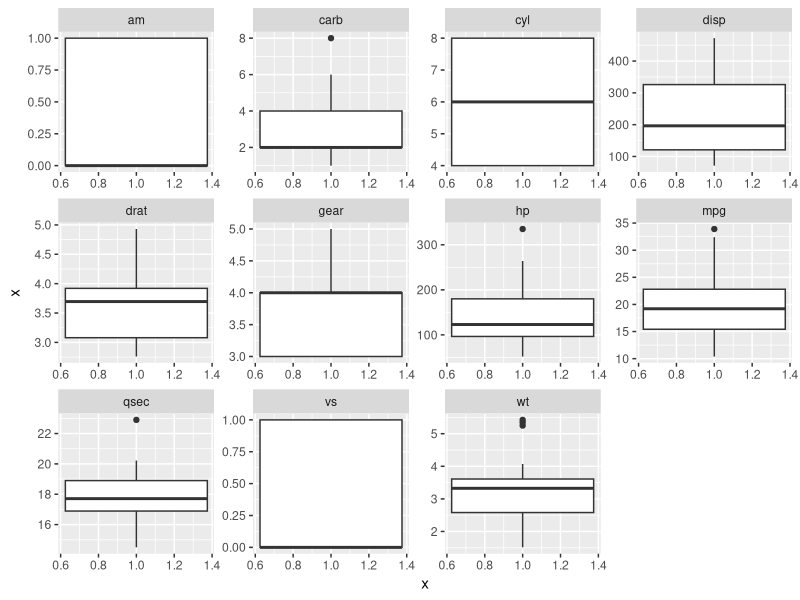
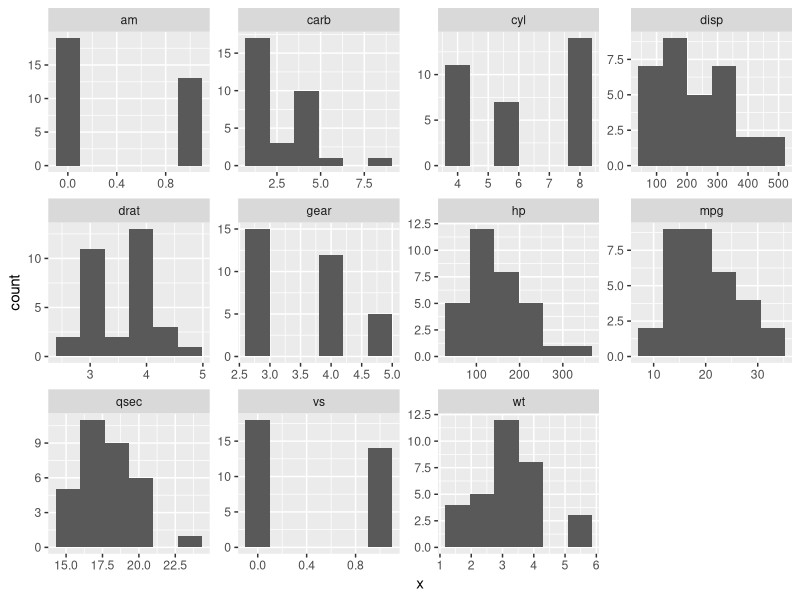

These charts were generated, in order, by the following R code:
## ---- chunk 1
library(tidyverse)
## ---- chunk 2
summary1 <- function(x) {
  c(mean(x), median(x))
}
## ---- chunk 3
x=c(11,12,14,18)
summary1(x)
## ---- chunk 4
summary1 <- function(x) {
  v <- c(mean(x), median(x))
  names(v) <- c("mean", "median")
  v
}
## ---- chunk 5
summary1(x)
## ---- chunk 6
summary1(x) %>% enframe()
## ---- chunk 7
mtcars %>% map_df(~summary1(.)) 
## ---- chunk 8
mtcars %>% map(~summary1(.)) %>% bind_cols()
## ---- chunk 9
mtcars %>% gather(xname, x, everything()) %>% 
  ggplot(aes(x=1, y=x)) + geom_boxplot() + facet_wrap(~xname, scales="free")
## ---- chunk 10
mtcars %>% gather(xname, x, everything()) %>% 
  ggplot(aes(x=x)) + geom_histogram(bins=6) + facet_wrap(~xname, scales="free")

